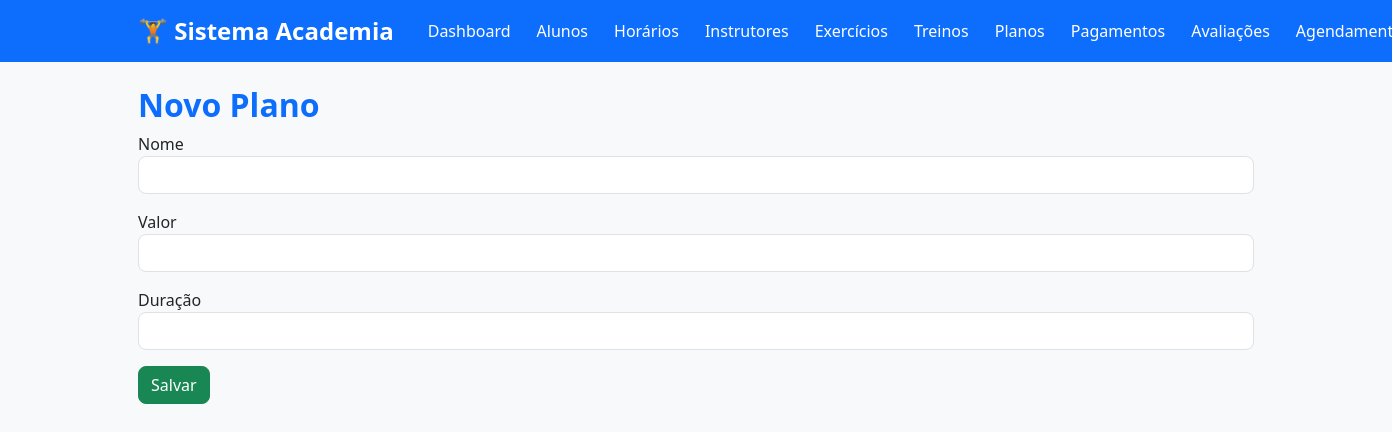
/planos/editar/3 (signed in), run on an earlier commit of the app's database.
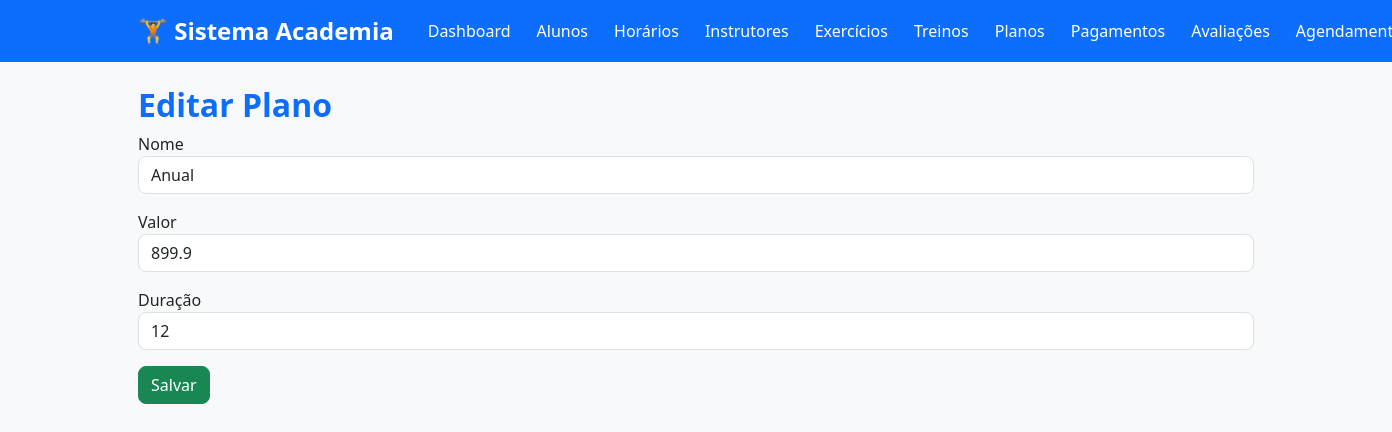
And on a later commit of the database.
### tables this page shows
CREATE TABLE planos (
        id INTEGER PRIMARY KEY AUTOINCREMENT,
        nome TEXT NOT NULL,
        valor REAL NOT NULL,
        duracao INTEGER NOT NULL
    );

### app.py (the view, shortened to what this page needs)
@app.route("/planos/editar/<int:id>", methods=["GET","POST"])
@login_required
def editar_plano(id):
    plano = database.buscar_plano(id)
    return render_template(
        "planos/form.html",
        plano=plano
    )

### app.py (called while the page is built)
def login_required(func):
    @wraps(func)
    def wrapper(*args, **kwargs):
        if "usuario" not in session:
            flash(
                "Faça login para acessar o sistema.",
                "warning"
            )
            return redirect(url_for("login"))
        return func(*args, **kwargs)
    return wrapper

### database.py (called while the page is built)
def conectar():
    conexao = sqlite3.connect(DB_PATH)
    conexao.row_factory = sqlite3.Row
    conexao.execute("PRAGMA foreign_keys = ON")
    return conexao

def executar(sql, parametros=(), fetch=False, fetchone=False):
    conexao = conectar()
    try:
        cursor = conexao.cursor()
        cursor.execute(sql, parametros)
        conexao.commit()
        if fetchone:
            return cursor.fetchone()
        if fetch:
            return cursor.fetchall()
        return True
    except sqlite3.Error as erro:
        print(f"Erro no banco de dados: {erro}")
        return None
    finally:
        conexao.close()

def buscar_plano(id):
    sql = """

        SELECT *

        FROM planos

        WHERE id=?

    """
    return executar(sql, (id,), fetchone=True)

### templates/planos/form.html
{% extends "base.html" %}
{% block conteudo %}
<h2>{{ "Editar Plano" if plano else "Novo Plano" }}</h2>
<form action="{{ url_for('listar_planos') }}" method="POST">
<div class="mb-3">
<label>Nome</label>
<input class="form-control" name="nome" value="{{ plano.nome if plano else '' }}">
</div>
<div class="mb-3">
<label>Valor</label>
<input class="form-control" type="number" step="0.01" name="valor" value="{{ plano.valor if plano else '' }}">
</div>
<div class="mb-3">
<label>Duração</label>
<input class="form-control" type="number" name="duracao" value="{{ plano.duracao if plano else '' }}">
</div>
<button type="submit" class="btn btn-success">Salvar</button>
</form>
{% endblock %}

What changed in the data, as far as the page shows it:
added planos: nome "Anual", valor "899.9", duracao "12"
Also different on the page:
{{ "Editar Plano" if plano else "Novo Plano" }}: "Novo Plano" → "Editar Plano"
